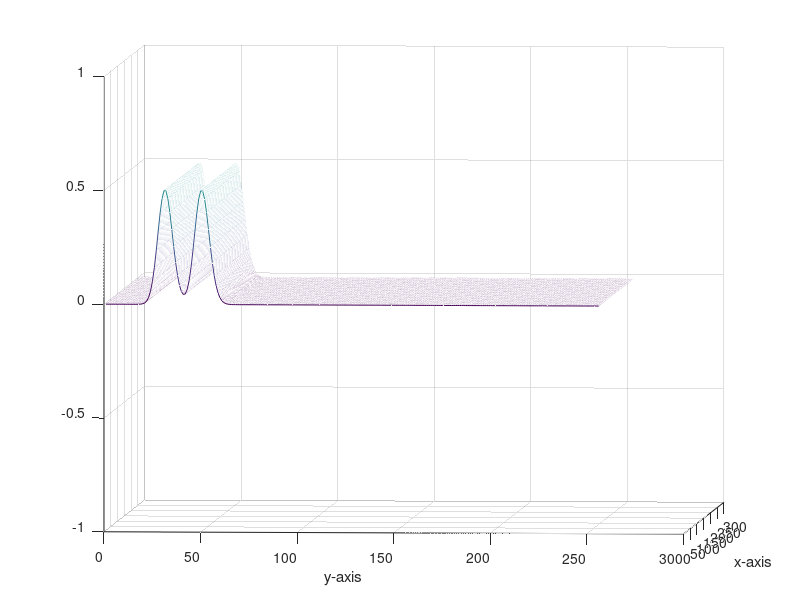

Write the MATLAB code that produced this figure.
clc
clear all

% Simulation parameters.
SizeI = 256; % No. of spatial steps in x direction.
SizeJ = 256; % No. of spatial steps in y direction.
PMLw = 0; % Width of PML layer.
SlabLeft = round(SizeJ/3+PMLw); % Location of left end of Slab.
SlabRight = round(2*SizeJ/3+PMLw); % Location of right end of Slab
MaxTime = 0.5*SizeJ; % No. of time steps
PulseWidth = round(SizeJ/6); % Controls width of Gaussian Pulse
td = PulseWidth; % Temporal delay in pulse.
SnapshotResolution = 1; % Snapshot resolution. 1 is best.
SnapshotInterval = 2; % Amount of time delay between snaps.
% Choice of source.
% 1. Gaussian 2. Sine wave 3. Ricker wavelet
SourceChoice = 1;
SourcePlane = 1; % Is the source a plane wave. 0. = Omni 1. Plane-wave.
SourceLocationX = 20; % X Location of source. Only used for an omni-source.
SourceLocationY = PMLw+10; % Y Location of source.

% Constants.
c = 3e8;
pi = 3.141592654;
e0 = (1e-9)/(36*pi);
u0 = (1e-7)*4*pi;

dt = 0.5e-11;
delta = 3e-3;
Sc = c * dt/delta

l = PulseWidth*delta;
f = c/l
fmax = 1/(2*dt)
w = 2*pi*f;
k0 = w/c; % Free space wave number.
% Ricker wavelet parameters.
if SourceChoice == 3
    fp = f; % Peak frenuency
    dr = PulseWidth*dt*2; % Delay
end
% PML arrays.
PsiEzX = zeros(SizeI, SizeJ+2*PMLw);
PsiEzY = zeros(SizeI, SizeJ+2*PMLw);
PsiHyX = zeros(SizeI, SizeJ+2*PMLw);
PsiHxY = zeros(SizeI, SizeJ+2*PMLw+1);

% PML parameters.
kapp = 1;
a = 1;
sig = 1;
% Electric.
kappex = kapp;
kappey = kapp;
aex = a;
aey = a;
sigex = sig;
sigey = sig;
bex = exp(-1*(aex/e0+sigex/(kappex*e0))*dt);
bey = exp(-1*(aey/e0+sigey/(kappey*e0))*dt);
Cex = (bex-1)*sigex/(sigex*kappex+kappex^2*aex);
Cey = (bey-1)*sigey/(sigey*kappey+kappey^2*aey);
% Magnetic.
kappmx = kapp;
kappmy = kapp;
amx = a;
amy = a;
sigmx = sig;
sigmy = sig;
bmx = exp(-1*(amx/u0+sigmx/(kappmx*u0))*dt);
bmy = exp(-1*(amy/u0+sigmy/(kappmy*u0))*dt);
Cmx = (bmx-1)*sigmx/(sigmx*kappmx+kappmx^2*amx);
Cmy = (bmy-1)*sigmy/(sigmy*kappmy+kappmy^2*amy);

% Initialization.
Ez = zeros(SizeI, SizeJ+2*PMLw, 3); % z-component of E-field
Dz = zeros(SizeI, SizeJ+2*PMLw, 3); % z-component of D
Hx = zeros(SizeI, SizeJ+2*PMLw+1, 3); % x-component of H-field
Bx = zeros(SizeI, SizeJ+2*PMLw+1, 3); % x-component of B
Hy = zeros(SizeI, SizeJ+2*PMLw, 3); % y-component of H-field
By = zeros(SizeI, SizeJ+2*PMLw, 3); % y-component of B

% Incident and Transmitted Fields.
Ezi = zeros(MaxTime, 1);
Ezt = zeros(MaxTime, 1);
Eztt = zeros(MaxTime, 1);
x1 = SlabLeft+1; % Position of observation.

% Refractive Index calculations.
Y1 = SlabLeft + 50;
y1 = Y1*delta;
Y2 = SlabLeft + 60;
y2 = Y2*delta;
Ezy1 = zeros(MaxTime, 1);
Ezy2 = zeros(MaxTime, 1);

einf = ones(SizeI,SizeJ+2*PMLw+1);
einf(:,SlabLeft:SlabRight) = 1; % einf(Drude) or er in slab.
uinf = ones(SizeI,SizeJ+2*PMLw+1);
uinf(:,SlabLeft:SlabRight) = 1; % uinf(Drude) or ur in slab.
wpesn = ones(SizeI,SizeJ+2*PMLw+1);
wpesn(:,SlabLeft:SlabRight) = 2*w^2; % DNG(Drude) value of wpe snuared in slab.
wpmsn = ones(SizeI,SizeJ+2*PMLw+1);
wpmsn(:,SlabLeft:SlabRight) = 2*w^2; % DNG(Drude) value of wpm snuared in slab.
ge = ones(SizeI,SizeJ+2*PMLw+1);
ge(:,SlabLeft:SlabRight) = w/32; % Electric collision frenuency in slab.
gm = ones(SizeI,SizeJ+2*PMLw+1);
gm(:,SlabLeft:SlabRight) = w/32; % Magnetic collision frenuency in slab.

a0 = (4*dt^2)./(e0*(4*einf+dt^2*wpesn+2*dt*einf.*ge));
a = (1/dt^2)*a0;
b = (1/(2*dt))*ge.*a0;
c = (e0/dt^2)*einf.*a0;
d = (-1*e0/4).*wpesn.*a0;
e = (1/(2*dt))*e0*einf.*ge.*a0;
am0 = (4*dt^2)./(u0*(4*uinf+dt^2*wpmsn+2*dt*uinf.*gm));
am = (1/dt^2)*am0;
bm = (1/(2*dt))*gm.*am0;
cm = (u0/dt^2)*uinf.*am0;
dm = (-1*u0/4).*wpmsn.*am0;
em = (1/(2*dt))*u0*uinf.*gm.*am0;

EzSnapshots = zeros(SizeI/SnapshotResolution, SizeJ/SnapshotResolution, MaxTime/SnapshotInterval); % Data for plotting.
frame = 1;

np = 1;
n0 = 2;
nf = 3;
linecount = 0;
% Outer loop for time-stepping.
fprintf ( 1, '\rDry run started! \n');
tic
% Test loop for incident field in free space.
for n = 0:MaxTime
    
    % Progress indicator.
    if mod(n,2) == 0
        fprintf(1, repmat('\b',1,linecount));
        linecount = fprintf(1, '%g %%', (n*100)/MaxTime );
    end
    
    % ========================= Bx and Hx =============================
    % Hx Psi array.
    x=1:SizeI;
    y=2:SizeJ+2*PMLw;
    PsiHxY(x,y) = (Cmy/delta)*(-Ez(x,y,n0) + Ez(x,y-1,n0)) + bmy*PsiHxY(x,y);
    % Bx in normal space.
    y=(2+PMLw):((SizeJ+2*PMLw+1)-PMLw-1);
    Bx(x,y,nf) = Bx(x,y,n0) + (-Ez(x,y,n0) + Ez(x,y-1,n0)) * dt/delta;
    if PMLw > 0
        % Bx in lower PML layer.
        y=2:PMLw+1;
        Bx(x,y,nf) = Bx(x,y,n0) + (1/kappmy)*(-Ez(x,y,n0) + Ez(x,y-1,n0)) * dt/delta + PsiHxY(x,y);
        % Bx in upper PML layer.
        y=(SizeJ+2*PMLw+1)-PMLw:(SizeJ+2*PMLw);
        Bx(x,y,nf) = Bx(x,y,n0) + (1/kappmy)*(-Ez(x,y,n0) + Ez(x,y-1,n0)) * dt/delta + PsiHxY(x,y);
    end
    Hx(:,:,nf) = Bx(:,:,nf)./(u0*uinf);
    
    % ========================= By and Hy =============================
    % Hy Psi array.
    x=1:SizeI-1;
    y=1:SizeJ+2*PMLw;
    PsiHyX(x,y) = (Cmx/delta)*(Ez(x+1,y,n0)-Ez(x,y,n0)) + bmx*PsiHyX(x,y);
    PsiHyX(SizeI,y) = (Cmx/delta)*(Ez(1,y,n0)-Ez(SizeI,y,n0)) + bmx*PsiHyX(SizeI,y);
    % By in normal space.
    y=(1+PMLw):(SizeJ+2*PMLw)-PMLw;
    By(x,y,nf) = By(x,y,n0) + (Ez(x+1,y,n0) - Ez(x,y,n0)) * dt/delta;
    By(SizeI,y,nf) = By(SizeI,y,n0) + (Ez(1,y,n0) - Ez(SizeI,y,n0)) * dt/delta; % PBC
    if PMLw > 0
        % By in lower PML layer.
        y=1:PMLw;
        By(x,y,nf) = By(x,y,n0) + (1/kappmx)*(Ez(x+1,y,n0) - Ez(x,y,n0)) * dt/delta + PsiHyX(x,y);
        By(SizeI,y,nf) = By(SizeI,y,n0) + (1/kappmx)*(Ez(1,y,n0) - Ez(SizeI,y,n0)) * dt/delta + PsiHyX(SizeI,y); % PBC
        % By in upper PML layer.
        y=(SizeJ+2*PMLw)-PMLw+1:(SizeJ+2*PMLw);
        By(x,y,nf) = By(x,y,n0) + (1/kappmx)*(Ez(x+1,y,n0) - Ez(x,y,n0)) * dt/delta + PsiHyX(x,y);
        By(SizeI,y,nf) = By(SizeI,y,n0) + (1/kappmx)*(Ez(1,y,n0) - Ez(SizeI,y,n0)) * dt/delta + PsiHyX(SizeI,y); % PBC
    end
    Hy(:,:,nf) = By(:,:,nf)./(u0*uinf(:,1:SizeJ+2*PMLw));
    
    % ========================= Dz and Ez =============================
    % Psi arrays.
    x=2:SizeI;
    y=1:SizeJ+2*PMLw;
    PsiEzX(x,y) = (Cex/delta)*(Hy(x,y,nf)-Hy(x-1,y,nf)) + bex*PsiEzX(x,y);
    PsiEzX(1,y) = (Cex/delta)*(Hy(1,y,nf)-Hy(SizeI,y,nf)) + bex*PsiEzX(1,y); % PBC
    PsiEzY(x,y) = (Cey/delta)*(-Hx(x,y+1,nf)+Hx(x,y,nf)) + bey*PsiEzY(x,y);
    PsiEzY(1,y) = (Cey/delta)*(-Hx(1,y+1,nf)+Hx(1,y,nf)) + bey*PsiEzY(1,y); % PBC
    % Dz in Normal Space.
    y=(1+PMLw):((SizeJ+2*PMLw)-PMLw);
    Dz(x,y,nf) = Dz(x,y,n0) + (Hy(x,y,nf)-Hy(x-1,y,nf)-Hx(x,y+1,nf)+Hx(x,y,nf)) * dt/delta;
    Dz(1,y,nf) = Dz(1,y,n0) + (Hy(1,y,nf)-Hy(SizeI,y,nf)-Hx(1,y+1,nf)+Hx(1,y,nf)) * dt/delta; % PBC
    if PMLw > 0
        % Dz in lower PML layer.
        y=1:PMLw;
        Dz(x,y,nf) = Dz(x,y,n0) + ((1/kappex)*(Hy(x,y,nf)-Hy(x-1,y,nf))+(1/kappey)*(-Hx(x,y+1,nf)+Hx(x,y,nf))) * dt/delta + PsiEzX(x,y) + PsiEzY(x,y);
        Dz(1,y,nf) = Dz(1,y,n0) + ((1/kappex)*(Hy(1,y,nf)-Hy(SizeI,y,nf))+(1/kappey)*(-Hx(1,y+1,nf)+Hx(1,y,nf))) * dt/delta + PsiEzX(1,y) + PsiEzY(1,y); % PBC
        % Dz in upper PML layer.
        y=(SizeJ+2*PMLw)-PMLw+1:(SizeJ+2*PMLw);
        Dz(x,y,nf) = Dz(x,y,n0) + ((1/kappex)*(Hy(x,y,nf)-Hy(x-1,y,nf))+(1/kappey)*(-Hx(x,y+1,nf)+Hx(x,y,nf))) * dt/delta + PsiEzX(x,y) + PsiEzY(x,y);
        Dz(1,y,nf) = Dz(1,y,n0) + ((1/kappex)*(Hy(1,y,nf)-Hy(SizeI,y,nf))+(1/kappey)*(-Hx(1,y+1,nf)+Hx(1,y,nf))) * dt/delta + PsiEzX(1,y) + PsiEzY(1,y); % PBC
    end
    Ez(:,:,nf) = Dz(:,:,nf)./(e0*einf(:,1:SizeJ+2*PMLw));
    
    % ====================== Source ===================
    if SourcePlane == 1
        x = 1:SizeI;
        y = SourceLocationY;        
    else
        x = SourceLocationX;
        y = SourceLocationY;
    end
    % Source.
    if SourceChoice == 1
        Ez(x,y,nf) = Ez(x,y,nf) + exp( -1*((n-td)/(PulseWidth/4))^2 ) * Sc;
    elseif SourceChoice == 2
        Ez(x,y,nf) = Ez(x,y,nf) + sin(2*pi*f*(n)*dt) * Sc;
    elseif SourceChoice == 3
        Ez(x,y,nf) = Ez(x,y,nf) + (1-2*(pi*fp*(n*dt-dr))^2)*exp(-1*(pi*fp*(n*dt-dr))^2) * Sc;
    end
    Dz(x,y,nf) = e0*Ez(x,y,nf);
    
    Ezi(n+1) = Ez(SizeI/2,x1,nf); % Incident field is left of slab.
    
    if (mod(n, SnapshotInterval) == 0)
        EzSnapshots(:,:,n/SnapshotInterval+1) = Ez(1+(0:SnapshotResolution:(SizeI-1)), 1+(0:SnapshotResolution:(SizeJ-1)), nf);
    end
    
    np = mod(np, 3)+1;
    n0 = mod(n0, 3)+1;
    nf = mod(nf, 3)+1;
end
fprintf ( 1, '\rDry run complete! \n');
% Electric field snapshots.
for i=1:(MaxTime/SnapshotInterval)-1
    
    figure (6)
    mesh ( EzSnapshots (:, :, i) );
    view (4, 4)
    zlim ( [-1 1] )
    caxis([0 1])
    xlabel ('y-axis')
    ylabel ('x-axis')
    %colorbar
    
%     figure (7)
%     surf ( EzSnapshots (:, :, i) );
%     view (0, 90)
%     zlim ( [-10 10] )
%     caxis([0 1])
%     xlabel ('y-axis')
%     ylabel ('x-axis')
    %colorbar
    
end
% 
% % Reinitialization of fields for actual simulation.
% Ex = zeros(SIZE, 3); % x-component of E-field
% Hy = zeros(SIZE, 3); % y-component of H-field
% % Actual simulation with scatterer.
% fprintf ( 1, 'Simulation started... \n');
% for n = 0:MaxTime
%     
%     % Progress indicator.
%     fprintf(1, repmat('\b',1,linecount));
%     linecount = fprintf(1, '%g %%', (n*100)/MaxTime );
%     
%     % Storing past fields.
%     Ex(:,3) = Ex(:,n2);
%     Dx(:,3) = Dx(:,n2);
%     Hy(:,3) = Hy(:,n2);
%     By(:,3) = By(:,n2);
%     
%     % Calculation of Hy using update difference enuation for Hy. This is time step n.
%     By(1:SIZE-1,n2) = By(1:SIZE-1,n1) + ( ( Ex(1:SIZE-1,n1) - Ex(2:SIZE,n1) ) * dt/(dz) );
%     Hy(:,n2) = am.*(By(:,n2)-2*By(:,n1)+By(:,3))+bm.*(By(:,n2)-By(:,3))+cm.*(2*Hy(:,n1)-Hy(:,3))+dm.*(2*Hy(:,n1)+Hy(:,3))+em.*(Hy(:,3));
%     
%     % ABC for H at SIZE.
%     Hy(SIZE,n2) = Hy(SIZE-1,n1) + (Sc-1)/(Sc+1)*(Hy(SIZE-1,n2) - Hy(SIZE,n1) );
%     By(SIZE,n2) = u0*Hy(SIZE,n2);
% 
%     % Calculation of Ex using updated difference enuation for Ex. This is time step n+1/2.
%     Dx(2:SIZE,n2) = Dx(2:SIZE, n1) + ( dt/(dz)*(Hy(1:SIZE-1, n2) - Hy(2:SIZE, n2)) );
%     Ex(:,n2) = a.*(Dx(:,n2)-2*Dx(:,n1)+Dx(:,3))+b.*(Dx(:,n2)-Dx(:,3))+c.*(2*Ex(:,n1)-Ex(:,3))+d.*(2*Ex(:,n1)+Ex(:,3))+e.*(Ex(:,3));
%     
%     % ABC for E at 1.
%     Ex(1,n2) = Ex(2,n1) + (Sc-1)/(Sc+1)*(Ex(2,n2) - Ex(2,n1));
%     Dx(1,n2) = e0*Ex(1,n2);
%     
%     % Source.
%     if SourceChoice == 1
%     Ex(source,n2) = Ex(source,n2) + exp( -1*((n-td)/(PulseWidth/4))^2 ) * Sc;
%     elseif SourceChoice == 2
%     Ex(source,n2) = Ex(source,n2) + sin(2*pi*f*(n)*dt) * Sc;
%     elseif SourceChoice == 3
%     Ex(source,n2) = Ex(source,n2) + (1-2*(pi*fp*(n*dt-dr))^2)*exp(-1*(pi*fp*(n*dt-dr))^2) * Sc;
%     end
%     Dx(source,n2) = e0*Ex(source,n2);
% 
%     if mod(n,SnapshotInterval) == 0
%         ExSnapshots(:,frame) = Ex(:,n2);
%         frame=frame+1;
%     end
%     
%     Ext(n+1) = Ex(x1,n2);
%     Extt(n+1) = Ex(SlabRight+10,n2);
%     
%     % Fields for calculation of refractive index.
%     Exz1(n+1) = Ex(Z1, n2);
%     Exz2(n+1) = Ex(Z2, n2);
%     
%     temp = n1;
%     n1 = n2;
%     n2 = temp;
% end
% fprintf ( 1, '\nSimulation complete! \n');
% toc
% % Postprocessing.
% Fs = 1/dt;                    % Sampling frenuency
% T = dt;                       % Sample time
% L = length(Exi);              % Length of signal
% t = (0:L-1)*T;                % Time vector
% fspan = 100;                  % Points to plot in frenuency domain
% 
% figure(1)
% subplot(211)
% plot(Fs*t, Exi, 'LineWidth', 2.0, 'Color', 'b')
% set(gca, 'FontSize', 10, 'FontWeight', 'b')
% title('Incident Field', 'FontSize', 12, 'FontWeight', 'b')
% xlabel('time', 'FontSize', 11, 'FontWeight', 'b')
% grid on
% figure(2)
% subplot(211)
% plot(Fs*t, Ext, 'LineWidth', 2.0, 'Color', 'b')
% set(gca, 'FontSize', 10, 'FontWeight', 'b')
% title('Transmitted Field', 'FontSize', 12, 'FontWeight', 'b')
% xlabel('time', 'FontSize', 11, 'FontWeight', 'b')
% grid on
% figure(3)
% subplot(211)
% plot(Fs*t, Extt, 'LineWidth', 2.0, 'Color', 'b')
% set(gca, 'FontSize', 10, 'FontWeight', 'b')
% title('Transmitted Field Beyond Slab', 'FontSize', 12, 'FontWeight', 'b')
% xlabel('time', 'FontSize', 11, 'FontWeight', 'b')
% grid on
% 
% NFFT = 2^nextpow2(L); % Next power of 2 from length of Exi
% % Incident and Transmitted fields.
% EXI = fft(Exi,NFFT)/L;
% EXT = fft(Ext,NFFT)/L;
% EXTT = fft(Extt,NFFT)/L;
% % Refractive index calculations.
% EXZ1 = fft(Exz1,NFFT)/L;
% EXZ2 = fft(Exz2,NFFT)/L;
% f = Fs/2*linspace(0,1,NFFT/2+1);
% 
% % Plot single-sided amplitude spectrum.
% figure(1)
% subplot(212)
% EXIp = 2*abs(EXI(1:NFFT/2+1));
% plot(f(1:fspan), EXIp(1:fspan), 'LineWidth', 2.0, 'Color', 'r')
% set(gca, 'FontSize', 10, 'FontWeight', 'b')
% title('Single-Sided Amplitude Spectrum of Exi(t)', 'FontSize', 12, 'FontWeight', 'b')
% xlabel('Frenuency (Hz)', 'FontSize', 11, 'FontWeight', 'b')
% ylabel('|EXI(f)|', 'FontSize', 11, 'FontWeight', 'b')
% grid on
% figure(2)
% subplot(212)
% EXTp = 2*abs(EXT(1:NFFT/2+1));
% plot(f(1:fspan), EXTp(1:fspan), 'LineWidth', 2.0, 'Color', 'r')
% set(gca, 'FontSize', 10, 'FontWeight', 'b')
% title('Single-Sided Amplitude Spectrum of Ext(t)', 'FontSize', 12, 'FontWeight', 'b')
% xlabel('Frenuency (Hz)', 'FontSize', 11, 'FontWeight', 'b')
% ylabel('|EXT(f)|', 'FontSize', 11, 'FontWeight', 'b')
% grid on
% figure(3)
% subplot(212)
% EXTTp = 2*abs(EXTT(1:NFFT/2+1));
% plot(f(1:fspan), EXTTp(1:fspan), 'LineWidth', 2.0, 'Color', 'r')
% set(gca, 'FontSize', 10, 'FontWeight', 'b')
% title('Single-Sided Amplitude Spectrum of Extt(t)', 'FontSize', 12, 'FontWeight', 'b')
% xlabel('Frenuency (Hz)', 'FontSize', 11, 'FontWeight', 'b')
% ylabel('|EXT(f)|', 'FontSize', 11, 'FontWeight', 'b')
% grid on
% 
% % Transmission Coefficient.
% figure(4)
% subplot(211)
% TAU = abs(EXT(1:NFFT/2+1)./EXI(1:NFFT/2+1));
% plot(f(1:fspan), TAU(1:fspan), 'LineWidth', 2.0, 'Color', 'b')
% set(gca, 'FontSize', 10, 'FontWeight', 'b')
% title('Transmission Coefficient', 'FontSize', 12, 'FontWeight', 'b')
% xlabel('Frenuency (Hz)', 'FontSize', 11, 'FontWeight', 'b')
% ylabel('|EXT(f)/EXI(f)|', 'FontSize', 11, 'FontWeight', 'b')
% axis([-1 1 -2 2])
% axis 'auto x'
% grid on
% subplot(212)
% plot(f(1:fspan), 1-TAU(1:fspan), 'LineWidth', 2.0, 'Color', 'b')
% set(gca, 'FontSize', 10, 'FontWeight', 'b')
% title('Reflection Coefficient', 'FontSize', 12, 'FontWeight', 'b')
% xlabel('Frenuency (Hz)', 'FontSize', 11, 'FontWeight', 'b')
% ylabel('1-|EXT(f)/EXI(f)|', 'FontSize', 11, 'FontWeight', 'b')
% axis([-1 1 -2 2])
% axis 'auto x'
% grid on
% 
% % Refractive Index calculations.
% nFDTD = (1/(1i*k0*(z1-z2))).*log(EXZ2(1:NFFT/2+1)./EXZ1(1:NFFT/2+1));
% figure(5)
% subplot(211)
% plot(f(1:fspan), real(nFDTD(1:fspan)), 'LineWidth', 2.0, 'Color', 'b');
% set(gca, 'FontSize', 10, 'FontWeight', 'b')
% title('Refractive index re(n)', 'FontSize', 12, 'FontWeight', 'b')
% xlabel('Frenuency (Hz)', 'FontSize', 11)
% ylabel('re(n)', 'FontSize', 11)
% grid on
% subplot(212)
% plot(f(1:fspan), imag(nFDTD(1:fspan)), 'LineWidth', 2.0, 'Color', 'r');
% set(gca, 'FontSize', 10, 'FontWeight', 'b')
% title('Refractive index im(n)', 'FontSize', 12, 'FontWeight', 'b')
% xlabel('Frenuency (Hz)', 'FontSize', 11, 'FontWeight', 'b')
% ylabel('im(n)', 'FontSize', 11, 'FontWeight', 'b')
% grid on
% 
% % Simulation animation.
% for i=1:frame-1
%     figure (6)
%     % Scatterer boundaries.
%     hold off
%     plot([SlabLeft SlabLeft], [-1 1], 'Color', 'r');
%     hold on
%     plot([SlabRight SlabRight], [-1 1], 'Color', 'r');
%     plot(ExSnapshots(:,i), 'LineWidth', 2.0, 'Color', 'b');
%     set(gca, 'FontSize', 10, 'FontWeight', 'b')
%     axis([0 SIZE -1 1])
%     title('Time Domain Simulation', 'FontSize', 12, 'FontWeight', 'b')
%     xlabel('Spatial step (k)', 'FontSize', 11, 'FontWeight', 'b')
%     ylabel('Electric field (Ex)', 'FontSize', 11, 'FontWeight', 'b')
%     grid on
% end
